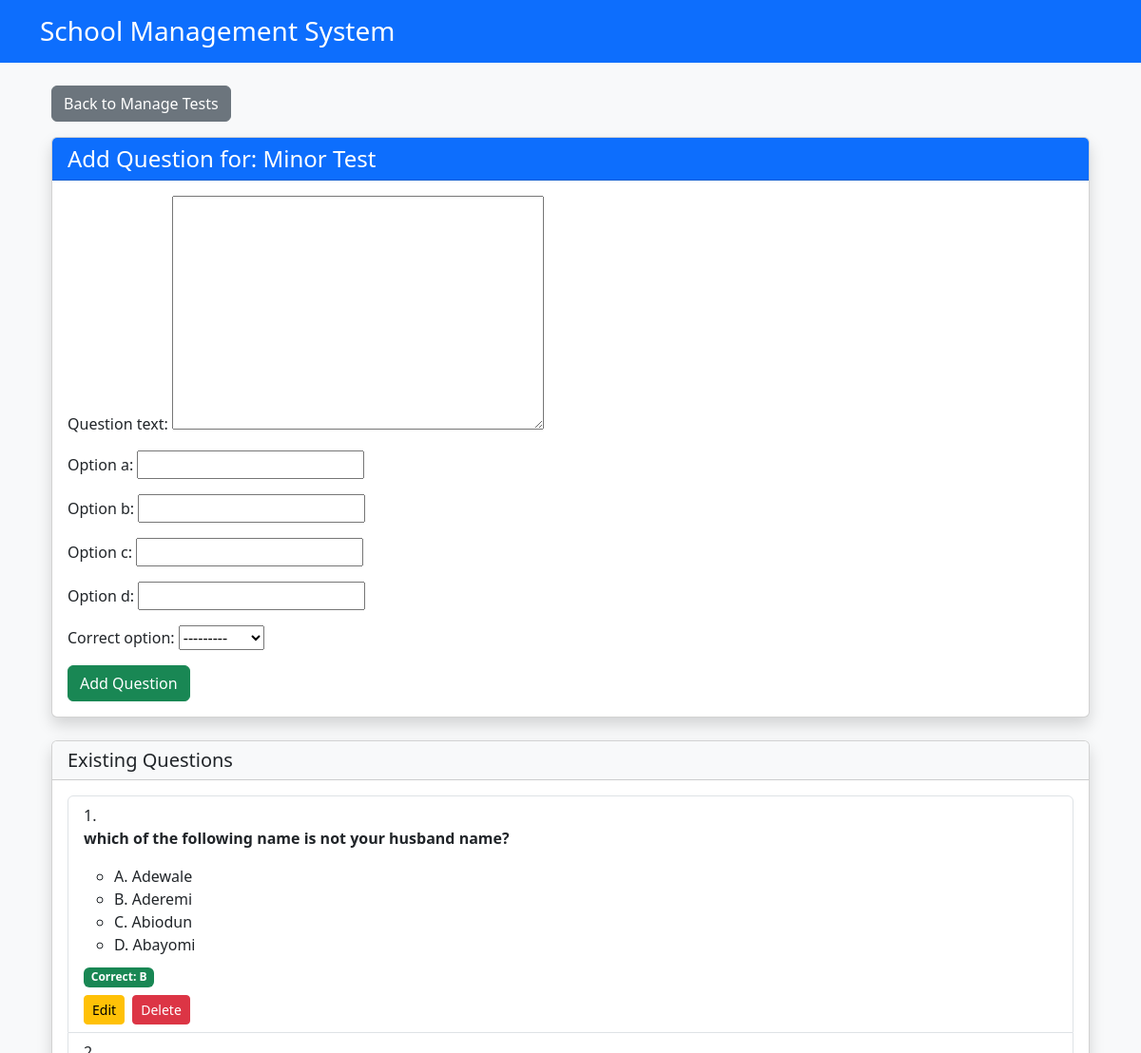
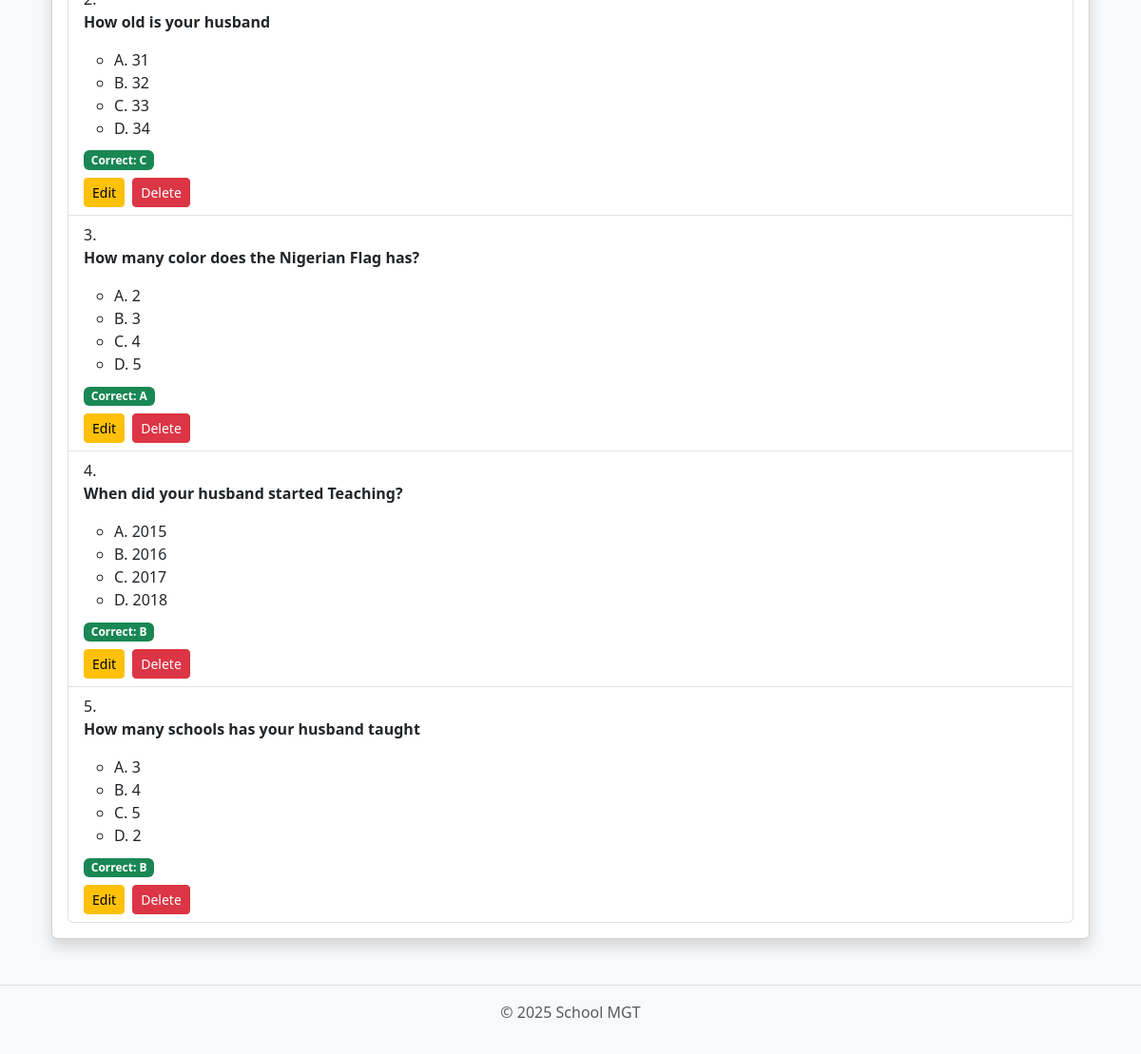
The page /teacher/cbt/4/add-question/ (signed in) on the database its author committed (2 pictures, top to bottom).
### core/models.py (models this page shows, shortened)
class CBTTest(models.Model):
    teacher = models.ForeignKey(TeacherProfile, on_delete=models.CASCADE)
    title = models.CharField(max_length=200)
    subject = models.ForeignKey(Subject, on_delete=models.CASCADE)
    classroom = models.ForeignKey(ClassRoom, on_delete=models.CASCADE)
    term = models.CharField(max_length=20)
    session = models.CharField(max_length=20)
    duration_minutes = models.PositiveIntegerField()
    total_questions = models.PositiveIntegerField()
    start_time = models.DateTimeField()
    end_time = models.DateTimeField()
    created_at = models.DateTimeField(auto_now_add=True)
    is_active = models.BooleanField(default=False)

class CBTQuestion(models.Model):
    test = models.ForeignKey(CBTTest, on_delete=models.CASCADE, related_name='questions')
    question_text = models.TextField()
    option_a = models.CharField(max_length=255)
    option_b = models.CharField(max_length=255)
    option_c = models.CharField(max_length=255)
    option_d = models.CharField(max_length=255)
    correct_option = models.CharField(max_length=1, choices=[
        ('A', 'Option A'),
        ('B', 'Option B'),
        ('C', 'Option C'),
        ('D', 'Option D')
    ])

### core/views.py (the view)
# urls.py: path('teacher/cbt/<int:test_id>/add-question/', views.add_cbt_question, name='add_cbt_question'),
@login_required
def add_cbt_question(request, test_id):
    test = get_object_or_404(CBTTest, id=test_id, teacher__user=request.user)
    questions = CBTQuestion.objects.filter(test=test)
    if request.method == 'POST':
        form = CBTQuestionForm(request.POST)
        if form.is_valid():
            if questions.count() >= test.total_questions:
                messages.warning(request, "You have reached the maximum number of questions.")
            else:
                question = form.save(commit=False)
                question.test = test
                question.save()
                messages.success(request, "Question added successfully.")
            return redirect('add_cbt_question', test_id=test.id)
    else:
        form = CBTQuestionForm()
    return render(request, 'teacher/add_cbt_question.html', {
        'test': test,
        'form': form,
        'questions': questions
    })

### core/forms_cbt.py
class CBTQuestionForm(forms.ModelForm):
    class Meta:
        model = CBTQuestion
        fields = ['question_text', 'option_a', 'option_b', 'option_c', 'option_d', 'correct_option']

### core/templates/teacher/add_cbt_question.html (shortened to what this page needs)
{% extends "base.html" %}
{% block content %}
<div class="container mt-4">
    <div class="mb-3">
        <a href="{% url 'manage_cbt_tests' %}" class="btn btn-secondary">
             Back to Manage Tests
        </a>
    </div>
    <div class="card shadow mb-4">
        <div class="card-header bg-primary text-white">
            <h4 class="mb-0">Add Question for: {{ test.title }}</h4>
        </div>
        <div class="card-body">
            <form method="post">
                {{ form.as_p }}
                <button type="submit" class="btn btn-success">
                     Add Question
                </button>
            </form>
        </div>
    </div>
    <div class="card shadow">
        <div class="card-header bg-light">
            <h5 class="mb-0">Existing Questions</h5>
        </div>
        <div class="card-body">
            {% if questions %}
                <ol class="list-group list-group-numbered">
                    {% for q in questions %}
                        <li class="list-group-item">
                            <p class="fw-bold">{{ q.question_text }}</p>
                            <ul class="mb-2">
                                <li>A. {{ q.option_a }}</li>
                                <li>B. {{ q.option_b }}</li>
                                <li>C. {{ q.option_c }}</li>
                                <li>D. {{ q.option_d }}</li>
                            </ul>
                            <span class="badge bg-success">Correct: {{ q.correct_option }}</span>
                            <div class="mt-2">
                                <a href="{% url 'edit_cbt_question' q.id %}" class="btn btn-sm btn-warning me-1">
                                     Edit
                                </a>
                                <a href="{% url 'delete_cbt_question' q.id %}" class="btn btn-sm btn-danger">
                                     Delete
                                </a>
                            </div>
                        </li>
                    {% endfor %}
                </ol>
            {% else %}
                <div class="alert alert-info">
                    No questions added yet.
                </div>
            {% endif %}
        </div>
    </div>
</div>
{% endblock %}

### core/templates/base.html (style rules this page uses)
body { background-color: #f8f9fa; }

### rows shown on the page
CBTTest: title "Minor Test"
CBTQuestion: question_text "which of the following name is not your husband name?", option_a "Adewale", option_b "Aderemi", option_c "Abiodun", option_d "Abayomi", correct_option "B"
CBTQuestion: question_text "How old is your husband", option_a "31", option_b "32", option_c "33", option_d "34", correct_option "C"
CBTQuestion: question_text "How many color does the Nigerian Flag has?", option_a "2", option_b "3", option_c "4", option_d "5", correct_option "A"
CBTQuestion: question_text "When did your husband started Teaching?", option_a "2015", option_b "2016", option_c "2017", option_d "2018", correct_option "B"
CBTQuestion: question_text "How many schools has your husband taught", option_a "3", option_b "4", option_c "5", option_d "2", correct_option "B"
